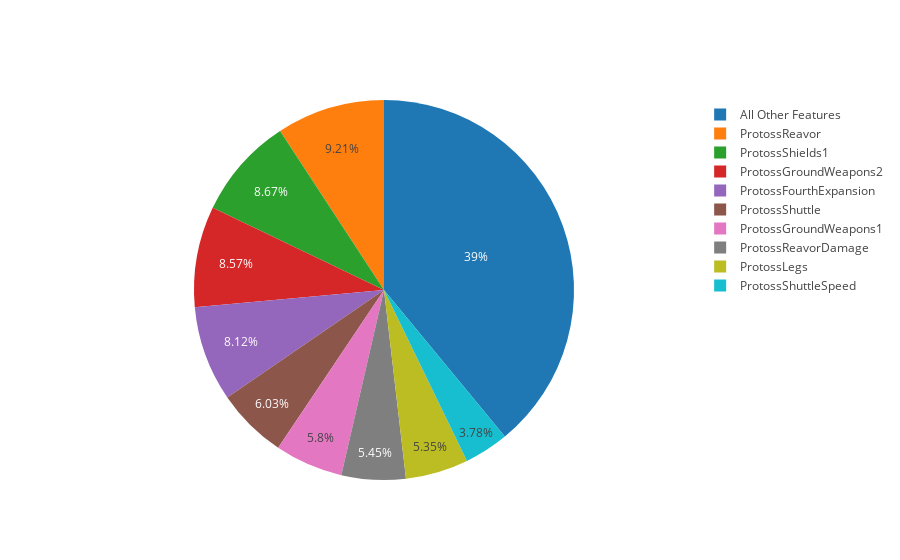

The notebook cell saved with this chart:
### Code cell
################################
# Pie chart using plotly
trace = go.Pie(labels=featureNames, values=value)
iplot([trace], filename='GB_pie_chart')

### Figure 1 — Plotly figure (JSON) as saved in the notebook; plotly's stock layout.template omitted (floating-point values rounded to 4 significant figures)
{"data": [{"labels": ["ProtossShuttleSpeed", "ProtossLegs", "ProtossReavorDamage", "ProtossGroundWeapons1", "ProtossShuttle", "ProtossFourthExpansion", "ProtossGroundWeapons2", "ProtossShields1", "ProtossReavor", "All Other Features"], "type": "pie", "values": [0.02302, 0.03262, 0.03326, 0.03534, 0.03676, 0.04949, 0.05226, 0.05285, 0.05616, 0.2379]}], "layout": {}}
